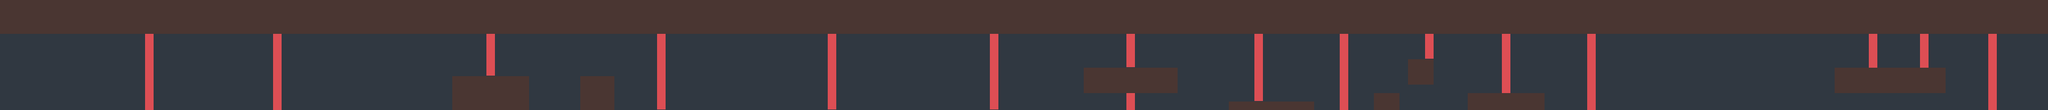

A level layout from a 2D game, rendered from its tile map. Below: a short description, then the map file with tile-grid data replaced by summaries:
An orthogonal 240x13 tile map with 16x16 px tiles, 2 tile layers (background, graphics) and 27 objects.

<map version="1.0" orientation="orthogonal" renderorder="right-down" width="240" height="13" tilewidth="16" tileheight="16" nextobjectid="85">
 <tileset firstgid="1" name="setForGame" tilewidth="16" tileheight="16" spacing="2" margin="1" tilecount="3276" columns="78">
  <image source="tilesheet_complete.png" width="1408" height="768" />
 </tileset>
 <layer name="background" width="240" height="13">
  <data>[3120 cells, 3120 non-empty, 9 distinct tile ids]</data>
 </layer>
 <layer name="graphics" width="240" height="13">
  <data>[3120 cells, 1236 non-empty, 22 distinct tile ids]</data>
 </layer>
 <objectgroup name="walk" visible="0">
  <object id="2" x="272" y="65" width="15" height="159" />
  <object id="3" x="512" y="65" width="15" height="159" />
  <object id="7" x="911" y="67" width="17" height="76" />
  <object id="8" x="1231" y="65" width="17" height="142" />
  <object id="11" x="1553" y="65" width="15" height="143" />
  <object id="13" x="1856" y="65" width="18" height="143" />
  <object id="16" x="2110" y="65" width="20" height="63" />
  <object id="17" x="2112" y="177" width="17" height="143" />
  <object id="18" x="2352" y="65" width="19" height="128" />
  <object id="20" x="2511" y="66" width="16" height="189" />
  <object id="22" x="2673" y="64" width="14" height="47" />
  <object id="23" x="2816" y="65" width="17" height="112" />
  <object id="25" x="2976" y="65" width="17" height="158" />
  <object id="28" x="3503" y="64" width="17" height="66" />
  <object id="29" x="3600" y="65" width="16" height="64" />
  <object id="30" x="3728" y="66" width="17" height="206" />
 </objectgroup>
 <objectgroup name="ground" visible="0">
  <object id="39" x="848" y="146" width="145" height="62" />
  <object id="42" x="1153" y="210" width="256" height="49" />
  <object id="43" x="1088" y="147" width="66" height="62" />
  <object id="44" x="1489" y="210" width="144" height="48" />
  <object id="50" x="1795" y="208" width="159" height="49" />
  <object id="51" x="2034" y="129" width="176" height="49" />
  <object id="58" x="2304" y="191" width="160" height="50" />
  <object id="60" x="2579" y="179" width="47" height="46" />
  <object id="61" x="2642" y="115" width="47" height="44" />
  <object id="63" x="2753" y="177" width="144" height="48" />
  <object id="73" x="3441" y="130" width="208" height="47" />
 </objectgroup>
 <objectgroup name="spikes" visible="0" />
</map>
